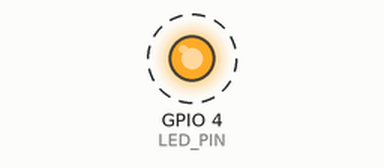
Simulated run of this sketch. Board: ESP32. On the bench: output pins drawn as LEDs (lit = HIGH). Dashed ring = blinking. What the sketch prints to the serial monitor is not drawn.

Above: at 0.7 s.
Timing chart, 0 to 3.3 s (numbered marks = the images above):
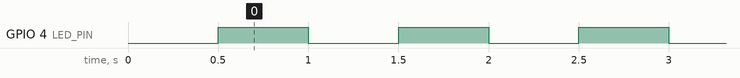

The sketch:

esp32_poe_test.ino
```cpp
/*
  Test sketch: blink + serial output

  Board:  Olimex ESP32-POE2 (and ESP32-POE)
  FQBN:   esp32:esp32:esp32wrover (PSRAM enabled)

  Behaviour:
    - Blinks on LED_PIN every BLINK_MS milliseconds
    - Prints state and diagnostics to the serial port on every change
      (115200 baud, 8N1)

  Note about the LED pin:
    The Arduino core does not define LED_BUILTIN for these boards and the POE2
    has no user LED on the board. GPIO4 is the pin Olimex uses in its official
    blink example and it is available on the EXT connector.
    For a visible blink connect an external LED + series resistor (e.g. 330R)
    between GPIO4 and GND.

  Reserved pins (do not use):
    GPIO12 PHY power, GPIO0 ETH clock, GPIO18 ETH MDIO, GPIO23 ETH MDC,
    GPIO14/15/2 microSD, GPIO16/17 PSRAM, GPIO1/3 USB serial
*/

#define LED_PIN          4
#define LED_ACTIVE_HIGH  1
#define SERIAL_BAUD      115200
#define BLINK_MS         500

static uint32_t changeCount = 0;
static uint32_t lastChange = 0;
static bool     ledState = false;

void setup() {
  Serial.begin(SERIAL_BAUD);
  delay(300);

  pinMode(LED_PIN, OUTPUT);
  digitalWrite(LED_PIN, LED_ACTIVE_HIGH ? LOW : HIGH);

  Serial.println();
  Serial.println("=== Olimex ESP32-POE test ===");
  Serial.print("Chip:         "); Serial.println(ESP.getChipModel());
  Serial.print("Cores:        "); Serial.println(ESP.getChipCores());
  Serial.print("CPU freq:     "); Serial.print(ESP.getCpuFreqMHz()); Serial.println(" MHz");
  Serial.print("Flash size:   "); Serial.print(ESP.getFlashChipSize() / (1024UL * 1024UL)); Serial.println(" MB");
  Serial.print("PSRAM:        ");
  if (psramFound()) {
    Serial.print(ESP.getPsramSize() / 1024);
    Serial.println(" KB");
  } else {
    Serial.println("not enabled");
  }
  Serial.print("Free heap:    "); Serial.print(ESP.getFreeHeap()); Serial.println(" B");
  Serial.print("SDK:          "); Serial.println(ESP.getSdkVersion());
  Serial.print("LED pin:      GPIO"); Serial.println(LED_PIN);
  Serial.print("Blink period: "); Serial.print(BLINK_MS); Serial.println(" ms");
  Serial.println("---------------------------------");
}

void loop() {
  uint32_t now = millis();

  if (now - lastChange >= BLINK_MS) {
    lastChange = now;
    ledState = !ledState;
    digitalWrite(LED_PIN, LED_ACTIVE_HIGH ? ledState : !ledState);
    changeCount++;

    Serial.print("[");
    Serial.print(now);
    Serial.print(" ms] change #");
    Serial.print(changeCount);
    Serial.print("  LED=");
    Serial.print(ledState ? "ON " : "OFF");
    Serial.print("  heap=");
    Serial.print(ESP.getFreeHeap());
    Serial.print(" B  uptime=");
    Serial.print(now / 1000UL);
    Serial.println(" s");
  }
}
```

Measured:
- by itself, GPIO 4 (LED_PIN): alternates HIGH for 0.50 s and LOW for 0.50 s
